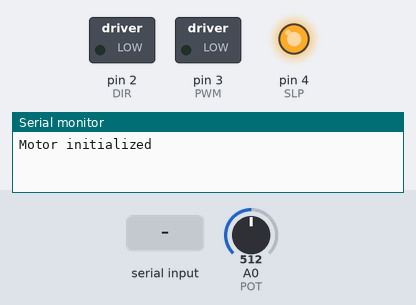
A sketch run on a simulated Arduino Uno, built with avr-gcc and run on an emulated ATmega328P. Shown: switched loads named in the sketch (green lamp = pin HIGH), output pins drawn as LEDs (lit = HIGH), the last lines printed to the serial monitor. Inputs (shaded band) come from the test bench; at power-on: A0 (POT) = 512. The ROS host is connected and sends only what is stated.

Above: at 1.2 s.
1.3 s: "2\n" received over Serial
At 2.4 s:
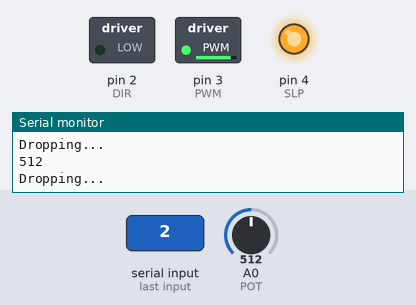
4.3 s: A0 (POT) set to 984
7.3 s: A0 (POT) set to 1008
8.8 s: "30,150\n" received over Serial
At 9.07 s:
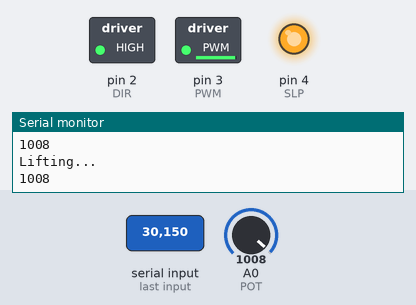
11.8 s: A0 (POT) set to 990
Timing chart, 0 to 15.8 s (numbered marks = the images above; inputs shaded):
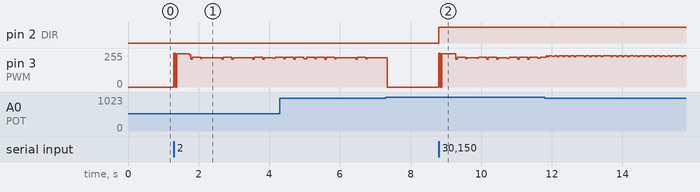

Measured:
- after the input at 8.8 s, pin 2 (DIR): LOW → HIGH at once

The sketch:

ros_arduino_motor.ino
```cpp
#include <ros.h>
#include <std_msgs/Int64.h>

ros::NodeHandle nh;

const int DIR = 2;
const int PWM = 3;
const int SLP = 4;
const int POT = A0;

int duty_cycle = 100; //percentage
int period = 1000; //us
int pot_val;
int cmd;

void messageCb( const std_msgs::Int64& msg){
  cmd = msg.data;
}

std_msgs::Int64 test;
ros::Subscriber<std_msgs::Int64> s("ros_ard_cmd", &messageCb);
ros::Publisher p("ard_ros_cmd", &test);

void setup() {
  pinMode(DIR, OUTPUT);
  pinMode(PWM, OUTPUT);
  pinMode(SLP, OUTPUT);
  pinMode(POT, INPUT);
  digitalWrite(SLP, HIGH);
  Serial.begin(9600);
  Serial.println("Motor initialized");

  nh.initNode();
  nh.advertise(p);
  nh.subscribe(s);
}

int pot_read()
{
  pot_val = analogRead(POT);
  Serial.println(pot_val);
}

void lift()
{
  while (pot_val > 10)
  {
    Serial.println("Lifting...");
    digitalWrite(DIR, HIGH);
    digitalWrite(PWM, HIGH);
    delayMicroseconds((period*duty_cycle)/100);
    digitalWrite(PWM, LOW);
    delayMicroseconds((period*(100-duty_cycle))/100);
    pot_read();
  }
  Serial.println(pot_val);
  Serial.println("Lifting done");
}

void drop()
{
  while (pot_val < 1000)
  {
    Serial.println("Dropping...");
    digitalWrite(DIR, LOW);
    digitalWrite(PWM, HIGH);
    delayMicroseconds((period*duty_cycle)/100);
    digitalWrite(PWM, LOW);
    delayMicroseconds((period*(100-duty_cycle))/100);
    pot_read();
  }
  Serial.println(pot_val);
  Serial.println("Dropping done");
}


void loop() {
   if (Serial.available() > 0)
   {
    cmd = int(Serial.read()) - 48;
   }

   if (cmd == 1)
   {
    lift();
    cmd = 0;
   }
   else if (cmd == 2)
   {
    drop();
    cmd = 0;
   }
}
```
